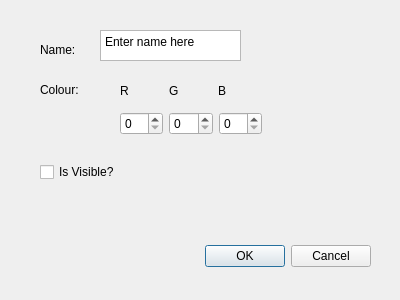
<?xml version="1.0" encoding="UTF-8"?>
<ui version="4.0">
 <class>OptionDialog</class>
 <widget class="QDialog" name="OptionDialog">
  <property name="geometry">
   <rect>
    <x>0</x>
    <y>0</y>
    <width>400</width>
    <height>300</height>
   </rect>
  </property>
  <property name="windowTitle">
   <string>Dialog</string>
  </property>
  <widget class="QDialogButtonBox" name="buttonBox">
   <property name="geometry">
    <rect>
     <x>30</x>
     <y>240</y>
     <width>341</width>
     <height>32</height>
    </rect>
   </property>
   <property name="orientation">
    <enum>Qt::Horizontal</enum>
   </property>
   <property name="standardButtons">
    <set>QDialogButtonBox::Cancel|QDialogButtonBox::Ok</set>
   </property>
  </widget>
  <widget class="QTextEdit" name="textEdit">
   <property name="geometry">
    <rect>
     <x>100</x>
     <y>30</y>
     <width>141</width>
     <height>31</height>
    </rect>
   </property>
   <property name="html">
    <string>&lt;!DOCTYPE HTML PUBLIC &quot;-//W3C//DTD HTML 4.0//EN&quot; &quot;http://www.w3.org/TR/REC-html40/strict.dtd&quot;&gt;
&lt;html&gt;&lt;head&gt;&lt;meta name=&quot;qrichtext&quot; content=&quot;1&quot; /&gt;&lt;meta charset=&quot;utf-8&quot; /&gt;&lt;style type=&quot;text/css&quot;&gt;
p, li { white-space: pre-wrap; }
hr { height: 1px; border-width: 0; }
li.unchecked::marker { content: &quot;\2610&quot;; }
li.checked::marker { content: &quot;\2612&quot;; }
&lt;/style&gt;&lt;/head&gt;&lt;body style=&quot; font-family:'Segoe UI'; font-size:9pt; font-weight:400; font-style:normal;&quot;&gt;
&lt;p style=&quot; margin-top:0px; margin-bottom:0px; margin-left:0px; margin-right:0px; -qt-block-indent:0; text-indent:0px;&quot;&gt;Enter name here&lt;/p&gt;&lt;/body&gt;&lt;/html&gt;</string>
   </property>
  </widget>
  <widget class="QCheckBox" name="checkBox">
   <property name="geometry">
    <rect>
     <x>40</x>
     <y>160</y>
     <width>91</width>
     <height>24</height>
    </rect>
   </property>
   <property name="text">
    <string>Is Visible?</string>
   </property>
  </widget>
  <widget class="QLabel" name="label">
   <property name="geometry">
    <rect>
     <x>40</x>
     <y>80</y>
     <width>63</width>
     <height>20</height>
    </rect>
   </property>
   <property name="text">
    <string>Colour:</string>
   </property>
  </widget>
  <widget class="QLabel" name="label_2">
   <property name="geometry">
    <rect>
     <x>40</x>
     <y>40</y>
     <width>63</width>
     <height>20</height>
    </rect>
   </property>
   <property name="text">
    <string>Name:</string>
   </property>
  </widget>
  <widget class="QWidget" name="">
   <property name="geometry">
    <rect>
     <x>120</x>
     <y>110</y>
     <width>142</width>
     <height>28</height>
    </rect>
   </property>
   <layout class="QHBoxLayout" name="horizontalLayout">
    <item>
     <widget class="QSpinBox" name="spinBox"/>
    </item>
    <item>
     <widget class="QSpinBox" name="spinBox_2"/>
    </item>
    <item>
     <widget class="QSpinBox" name="spinBox_3"/>
    </item>
   </layout>
  </widget>
  <widget class="QWidget" name="">
   <property name="geometry">
    <rect>
     <x>120</x>
     <y>80</y>
     <width>141</width>
     <height>22</height>
    </rect>
   </property>
   <layout class="QHBoxLayout" name="horizontalLayout_2">
    <item>
     <widget class="QLabel" name="label_3">
      <property name="text">
       <string>R</string>
      </property>
     </widget>
    </item>
    <item>
     <widget class="QLabel" name="label_4">
      <property name="text">
       <string>G</string>
      </property>
     </widget>
    </item>
    <item>
     <widget class="QLabel" name="label_5">
      <property name="text">
       <string>B</string>
      </property>
     </widget>
    </item>
   </layout>
  </widget>
 </widget>
 <resources/>
 <connections>
  <connection>
   <sender>buttonBox</sender>
   <signal>accepted()</signal>
   <receiver>OptionDialog</receiver>
   <slot>accept()</slot>
   <hints>
    <hint type="sourcelabel">
     <x>248</x>
     <y>254</y>
    </hint>
    <hint type="destinationlabel">
     <x>157</x>
     <y>274</y>
    </hint>
   </hints>
  </connection>
  <connection>
   <sender>buttonBox</sender>
   <signal>rejected()</signal>
   <receiver>OptionDialog</receiver>
   <slot>reject()</slot>
   <hints>
    <hint type="sourcelabel">
     <x>316</x>
     <y>260</y>
    </hint>
    <hint type="destinationlabel">
     <x>286</x>
     <y>274</y>
    </hint>
   </hints>
  </connection>
 </connections>
</ui>
